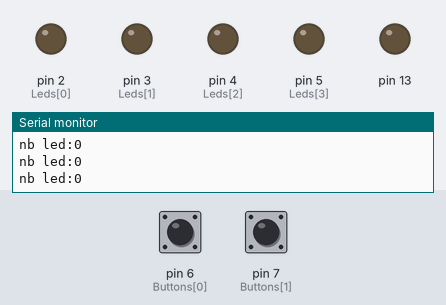
The sketch below on a simulated Arduino Uno, built with avr-gcc and run on an emulated ATmega328P. Shown: output pins drawn as LEDs (lit = HIGH), the last lines printed to the serial monitor. The inputs (shaded band) are chosen by the test bench; at power-on: pin 6 (Buttons[0]) LOW, pin 7 (Buttons[1]) LOW.

Above: at 1.2 s.
1.3 s: pin 6 (Buttons[0]) pulled HIGH for 0.15 s
At 1.9 s:
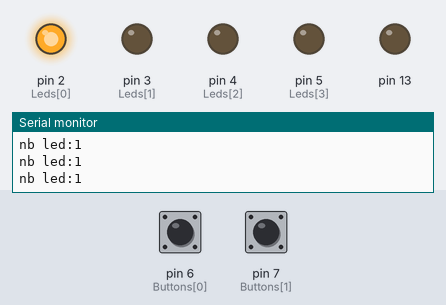
2.9 s: pin 6 (Buttons[0]) pulled HIGH for 1 s
At 4.3 s:
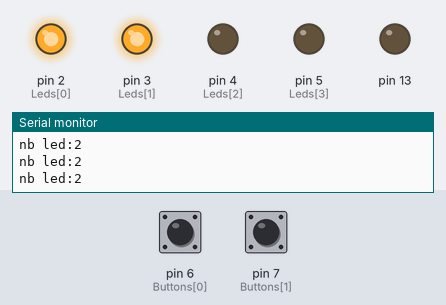
5.4 s: pin 6 (Buttons[0]) pulled HIGH for 0.15 s
At 6.1 s:
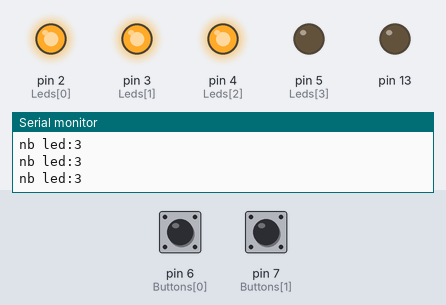
7.0 s: pin 6 (Buttons[0]) pulled HIGH for 3.2 s
At 7.4 s:
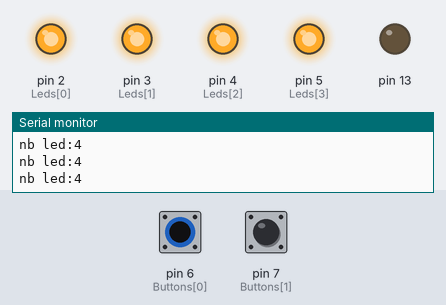
11.7 s: pin 7 (Buttons[1]) pulled HIGH for 0.15 s
At 12.2 s:
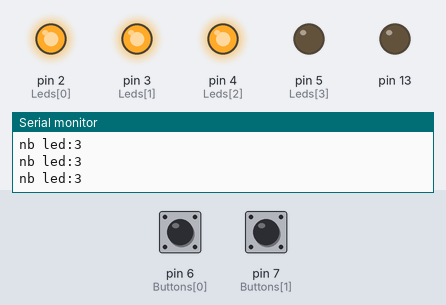
14.8 s: pin 7 (Buttons[1]) pulled HIGH for 1 s
At 15.7 s:
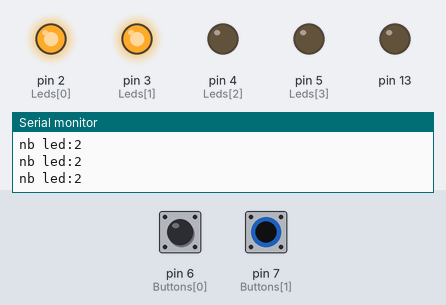
Timing chart, 0 to 17.8 s (numbered marks = the images above; inputs shaded):
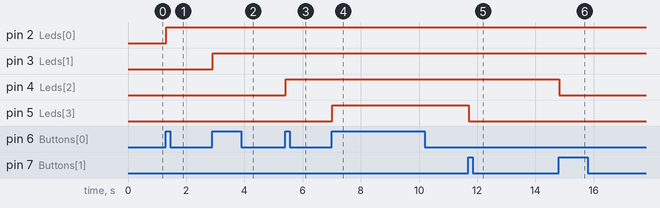

The sketch:

04_up_down_many_leds_with_2_buttons.ino
```cpp
int nb_led_up;
bool statut_button;
bool memory_increase_led;
bool memory_decrease_led;
const int Leds[] = {2, 3, 4, 5};
const int Buttons[] = {6, 7};

void pinMode_loop(const int* TL_array, const int mod)
{
  for(int idx=0; idx < TL_array[idx]; idx++)
  {
    pinMode(TL_array[idx], mod);
  }
}

void setup()
{
  pinMode_loop(Leds, OUTPUT);
  pinMode_loop(Buttons, INPUT);

  nb_led_up=0;
  statut_button=false;
  memory_increase_led=false;
  memory_decrease_led=false;
  Serial.begin(9600);
}

void leds_gestion(const int nb_led)
{
  for(int idxup=0; idxup < nb_led; idxup++)
  {
    digitalWrite(Leds[idxup], HIGH);
  }

  for(int idxdown=nb_led; idxdown < Leds[idxdown]; idxdown++)
  {
    digitalWrite(Leds[idxdown], LOW);
  }
}

void loop()
{
  statut_button = digitalRead(Buttons[0]);
  //if we still press, the increment is continu
  if(statut_button != memory_increase_led && statut_button == true)
  {
    nb_led_up++;
  }
  memory_increase_led = statut_button;

  statut_button = digitalRead(Buttons[1]);

  if(statut_button != memory_decrease_led && statut_button == true)
  {
    nb_led_up--;
  }
  memory_decrease_led = statut_button;

  if(nb_led_up > 4)
  {
    nb_led_up = 4;
  }
  else if(nb_led_up < 0)
  {
    nb_led_up = 0;
  }

  Serial.print("nb led:");
  Serial.println(nb_led_up);

  leds_gestion(nb_led_up);
}
```

Measured:
- after the input at 1.3 s, pin 2 (Leds[0]): LOW → HIGH at once
- after the input at 2.9 s, pin 3 (Leds[1]): LOW → HIGH at once
- after the input at 5.4 s, pin 4 (Leds[2]): LOW → HIGH at once
- after the input at 7.0 s, pin 5 (Leds[3]): LOW → HIGH at once
- after the input at 11.7 s, pin 5 (Leds[3]): HIGH → LOW at once
- after the input at 14.8 s, pin 4 (Leds[2]): HIGH → LOW at once
